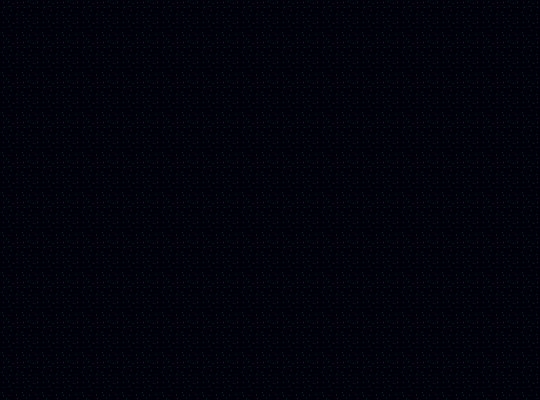

This game map was drawn from its Tiled (.tmx) file and the tilesets committed beside it. A one-line description and the trimmed map source follow:
An orthogonal 27x20 tile map with 20x20 px tiles, 1 tile layer (Tile Layer 1) and 36 objects (17x Monk, 11x Fighter, 4x Bomb, 4x Blow).

<map version="1.0" orientation="orthogonal" width="27" height="20" tilewidth="20" tileheight="20">
 <tileset firstgid="1" name="defTile" tilewidth="20" tileheight="20">
  <image source="../img/defTile.png" width="360" height="280" />
 </tileset>
 <layer name="Tile Layer 1" width="27" height="20">
  <data>[540 cells, 540 non-empty, 1 distinct tile ids]</data>
 </layer>
 <objectgroup name="1" width="27" height="20" visible="0">
  <object name="Monk" x="400" y="40" width="40" height="40" />
  <object name="Monk" x="460" y="60" width="40" height="40" />
  <object name="Monk" x="480" y="120" width="40" height="40" />
 </objectgroup>
 <objectgroup name="2" width="27" height="20" visible="0">
  <object name="Monk" x="40" y="120" width="40" height="40" />
  <object name="Monk" x="60" y="60" width="40" height="40" />
  <object name="Monk" x="120" y="40" width="40" height="40" />
 </objectgroup>
 <objectgroup name="3" width="27" height="20" visible="0">
  <object name="Fighter" x="60" y="60" width="40" height="40" />
  <object name="Fighter" x="440" y="60" width="40" height="40" />
 </objectgroup>
 <objectgroup name="4" width="27" height="20" visible="0">
  <object name="Fighter" x="420" y="40" width="40" height="40" />
  <object name="Fighter" x="80" y="40" width="40" height="40" />
  <object name="Fighter" x="480" y="100" width="40" height="40" />
  <object name="Fighter" x="20" y="100" width="40" height="40" />
 </objectgroup>
 <objectgroup name="5" width="27" height="20" visible="0">
  <object name="Monk" x="100" y="100" width="40" height="40" />
  <object name="Monk" x="200" y="60" width="40" height="40" />
  <object name="Monk" x="300" y="60" width="40" height="40" />
  <object name="Monk" x="400" y="100" width="40" height="40" />
  <object name="Bomb" x="460" y="20" width="40" height="40" />
 </objectgroup>
 <objectgroup name="6" width="27" height="20" visible="0">
  <object name="Blow" x="420" y="80" width="40" height="40" />
 </objectgroup>
 <objectgroup name="7" width="27" height="20" visible="0">
  <object name="Bomb" x="80" y="80" width="40" height="40" />
  <object name="Fighter" x="400" y="40" width="40" height="40" />
  <object name="Fighter" x="460" y="100" width="40" height="40" />
 </objectgroup>
 <objectgroup name="8" width="27" height="20" visible="0">
  <object name="Fighter" x="100" y="80" width="40" height="40" />
  <object name="Fighter" x="400" y="80" width="40" height="40" />
  <object name="Monk" x="40" y="140" width="40" height="40" />
  <object name="Monk" x="460" y="140" width="40" height="40" />
  <object name="Monk" x="200" y="40" width="40" height="40" />
  <object name="Monk" x="300" y="40" width="40" height="40" />
 </objectgroup>
 <objectgroup name="9" width="27" height="20" visible="0">
  <object name="Blow" x="40" y="40" width="40" height="40" />
  <object name="Blow" x="480" y="40" width="40" height="40" />
  <object name="Monk" x="40" y="120" width="40" height="40" />
  <object name="Monk" x="480" y="120" width="40" height="40" />
  <object name="Bomb" x="260" y="80" width="40" height="40" />
 </objectgroup>
 <objectgroup name="intro" width="27" height="20" visible="0">
  <object name="Monk" x="0" y="360" width="40" height="40" />
  <object name="Fighter" x="40" y="360" width="40" height="40" />
  <object name="Bomb" x="80" y="360" width="40" height="40" />
  <object name="Blow" x="120" y="360" width="40" height="40" />
 </objectgroup>
</map>
